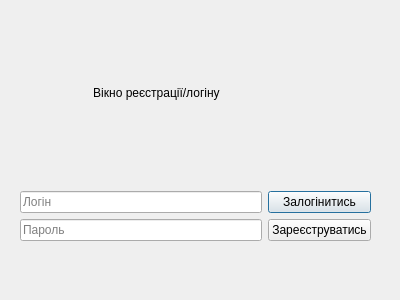
<?xml version="1.0" encoding="UTF-8"?>
<ui version="4.0">
 <class>LoginWindow</class>
 <widget class="QDialog" name="LoginWindow">
  <property name="geometry">
   <rect>
    <x>0</x>
    <y>0</y>
    <width>400</width>
    <height>300</height>
   </rect>
  </property>
  <property name="windowTitle">
   <string>Dialog</string>
  </property>
  <widget class="QWidget" name="">
   <property name="geometry">
    <rect>
     <x>20</x>
     <y>0</y>
     <width>351</width>
     <height>241</height>
    </rect>
   </property>
   <layout class="QGridLayout" name="gridLayout">
    <item row="0" column="0" colspan="2">
     <widget class="QLabel" name="label">
      <property name="text">
       <string>                      Вікно реєстрації/логіну</string>
      </property>
     </widget>
    </item>
    <item row="1" column="0">
     <widget class="QLineEdit" name="editLogin">
      <property name="placeholderText">
       <string>Логін</string>
      </property>
     </widget>
    </item>
    <item row="1" column="1">
     <widget class="QPushButton" name="btnLogin">
      <property name="text">
       <string>Залогінитись</string>
      </property>
     </widget>
    </item>
    <item row="3" column="0">
     <widget class="QLineEdit" name="editPassword">
      <property name="echoMode">
       <enum>QLineEdit::EchoMode::Password</enum>
      </property>
      <property name="placeholderText">
       <string>Пароль</string>
      </property>
     </widget>
    </item>
    <item row="3" column="1">
     <widget class="QPushButton" name="btnRegister">
      <property name="text">
       <string>Зареєструватись</string>
      </property>
     </widget>
    </item>
   </layout>
  </widget>
 </widget>
 <resources/>
 <connections/>
</ui>
